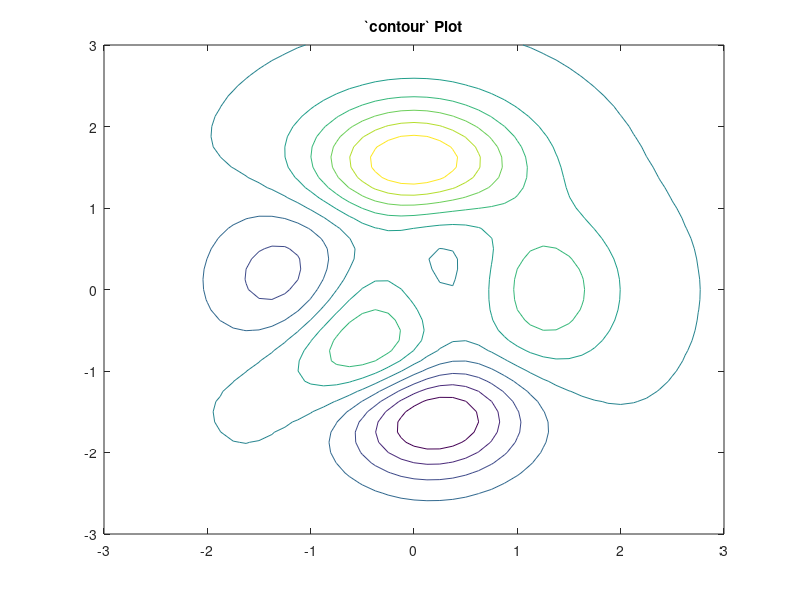

This figure's MATLAB source:
%% Simple Plot (3D)
z = -3*pi:pi/100:3*pi;
x = sin(z);
y = cos(z);
figure
plot3(x,y,z);
xlabel('sin(z)');
ylabel('cos(z)');
zlabel('-3*pi:pi/100:3*pi');
title('3D Plot');
pause(3);

%% Scatter Plot (3D)
x = randi(100,1,100);
y = randi(100,1,100);
z = randi(100,1,100);
scatter3(x,y,z);
title("3D Scatter Plot - default");
pause(1);

scatter3(x,y,z, 'filled');
title("3D Scatter Plot - filled");
pause(1);

[x,y,z] = peaks;
surf(x,y,z);
title('`surf` Plot')
pause(1);

contour(x,y,z);
title('`contour` Plot')
